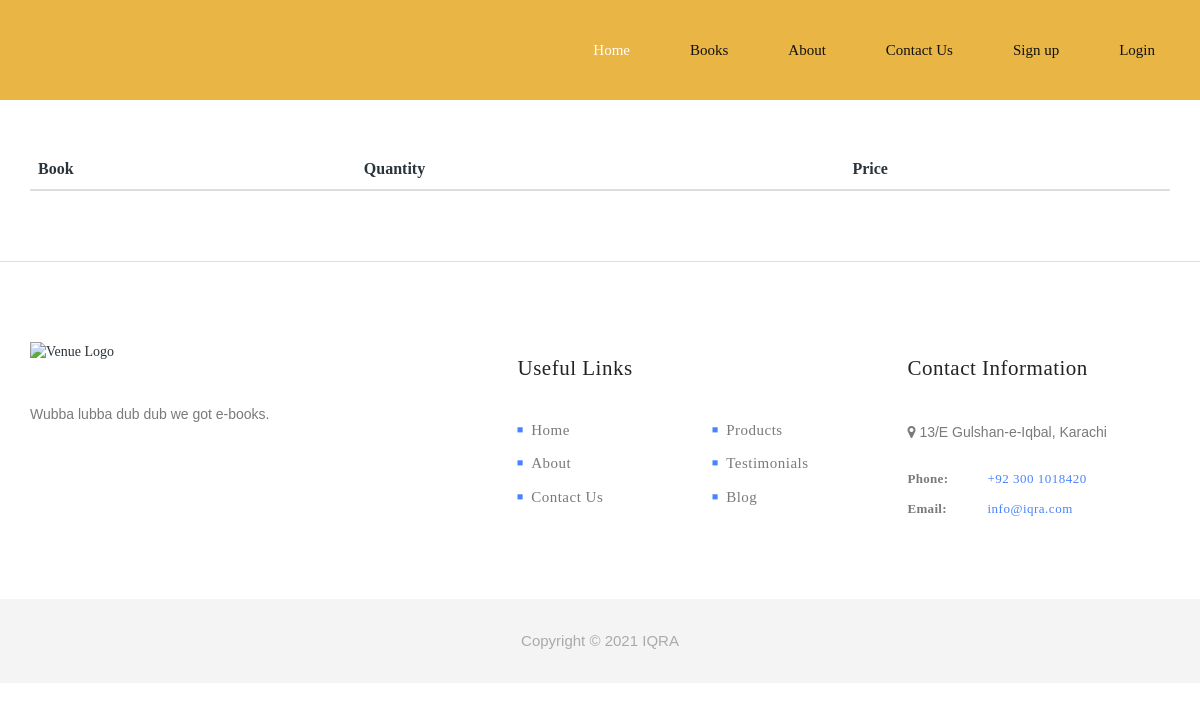
/order.php?id=9002, run on an earlier commit of the app's database.
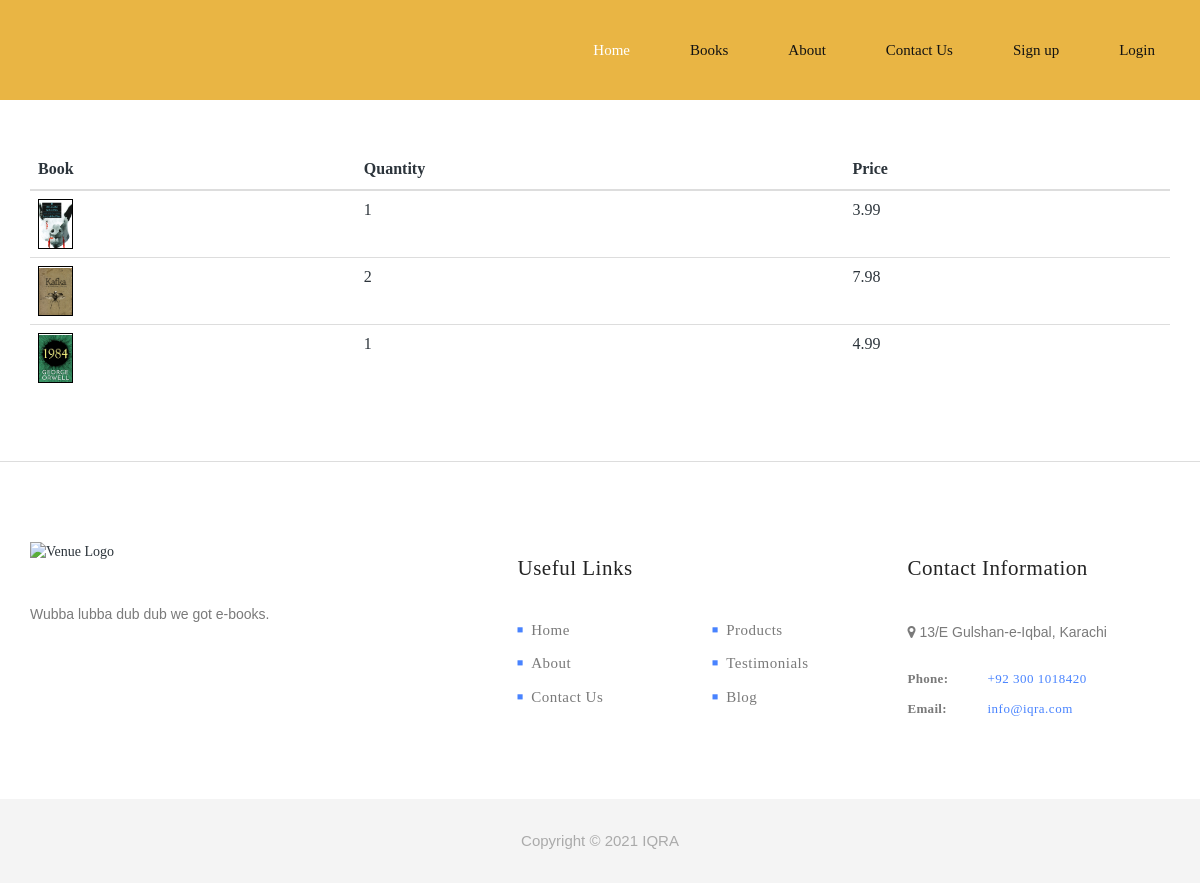
And on a later commit of the database.
### tables this page shows
CREATE TABLE `book_order` (
  `id` int(11) NOT NULL,
  `order_id` int(11) NOT NULL,
  `book_id` int(11) NOT NULL,
  `quantity` int(11) NOT NULL
);

CREATE TABLE `book` (
  `id` int(11) NOT NULL,
  `title` varchar(255) NOT NULL,
  `description` text NOT NULL,
  `price` double NOT NULL,
  `author` varchar(255) NOT NULL,
  `publisher` varchar(255) NOT NULL,
  `publishedon` varchar(32) NOT NULL,
  `stock` int(11) NOT NULL,
  `category_id` int(11) NOT NULL,
  `image` varchar(1024) NOT NULL,
  `rating` int(11) NOT NULL,
  `weight` varchar(8) NOT NULL,
  `pdf` varchar(1024) NOT NULL
);

### inc/database.inc.php (called while the page is built, shortened)
<?php
    include("./inc/utility.inc.php");
    class database
    {
        private $host = "localhost";
        private $user = "root";
        private $pswd = "";
        private $db = "ebookdb";
        private $link = null;
        function __construct()
        {
            $this->link = mysqli_connect($this->host, $this->user, $this->pswd, $this->db);
        }
        function query($q){
            $res = mysqli_query($this->link, $q);
            if ($res) {
                $out = "Query Executed Sucessfully ✅ query: $q";
            } else {
                $out = "Query Error ❌: " . mysqli_errno($this->get_link()) . " on query: $q";
                echo Utility::console_error($out);
            }
            return $res;
        }
        public function get_entity($table_name, $id){
            $q = "SELECT * FROM `$table_name` WHERE ID = " . $id;
            $res = $this->query($q);
            return $res->fetch_assoc();
        }
        public function get_entities($table_name){
            $q = "SELECT * FROM `$table_name`";
            $res = $this->query($q);
            return $res;
        }
    }
?>

### inc/utility.inc.php (called while the page is built, shortened)
<?php
class Utility
{
    static function log($msg)
    {
        $time = date('m/d/y h:iA', time());
        $page = basename($_SERVER['PHP_SELF']);
        $user = isset($_SESSION["user_id"]) ? $_SESSION["user_id"] : "guest";
        $contents = file_get_contents('log.txt');
        $contents .=  "User: $user\t$time\t$page\t$msg\r";
    }
}

### order.php (the view, shortened to what this page needs)
<?php
include "./inc/database.inc.php";
$db = new database();
$order_id = $_GET["id"];
$q = "SELECT * FROM book_order WHERE order_id = $order_id";
$res = $db->query($q);
?>
<!DOCTYPE html>
<html lang="en">
<head>
    <?php include "./head.php"; ?>
</head>
<body>
    <?php include "./header.php"; ?>
    <section class="books-section">
        <div class="container">
            <div class="table-responsive">
                <form method="post" action="">
                    <table class="table">
                        <thead>
                            <tr>
                                <th>Book</th>
                                <th>Quantity</th>
                                <th>Price</th>
                            </tr>
                        </thead>
                        <tbody>
                            <?php
                            while ($row = mysqli_fetch_array($res)) {
                                $book = $db->get_entity('book', $row["book_id"]);
                            ?>
                                <tr>
                                    <td><div class="imgbox-sm"><img src="./img/uploaded/<?=$book["image"]?>" alt=""></div></td>
                                    <td><?=$row["quantity"]?></td>
                                    <td><?=$book["price"]  * $row["quantity"]?></td>
                                </tr>
                            <?php } ?>
                        </tbody>
                    </table>
                </form>
            </div>
        </div>
    </section>
    <?php include "./footer.php"; ?>
</body>
</html>

What changed in the data, as far as the page shows it:
added book_order: book.image (picture), quantity "1", $book['price']*$row['quantity'] "3.99"
added book_order: book.image (picture), quantity "2", book+quantity "7.98"
added book_order: book.image (picture), quantity "1", $book['price']*$row['quantity'] "4.99"
